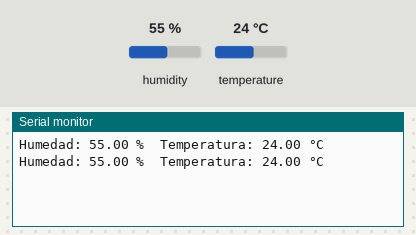
A sketch run on a simulated Arduino Uno, built with avr-gcc and run on an emulated ATmega328P. On the bench: the last lines printed to the serial monitor. The test bench sets the inputs (shaded band); at power-on: humidity 55 %, temperature 24 °C.

Above: at 4.8 s.
4.9 s: humidity set to 22 %
At 7.3 s:
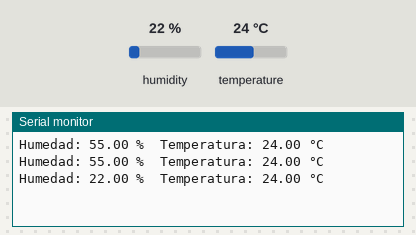
7.9 s: temperature set to 12 °C
At 8.5 s:
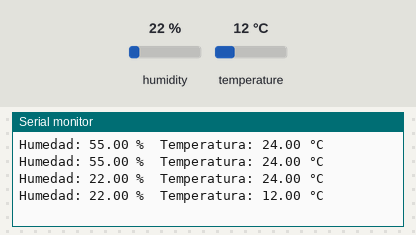
10.9 s: humidity set to 40 %
At 13.4 s:
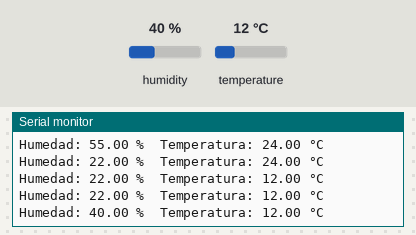
Timing chart, 0 to 14.9 s (numbered marks = the images above; inputs shaded):
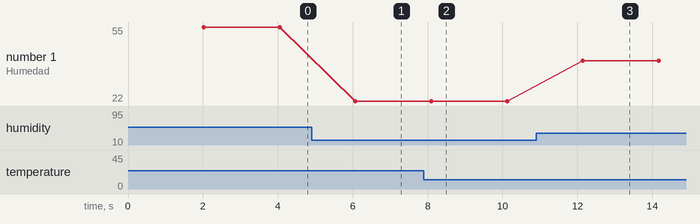

The sketch:

temp-hume.ino
```cpp
#include <DHT.h>

#define DHTPIN 2        // Pin de datos conectado al DHT11 (puedes cambiar este pin)
#define DHTTYPE DHT11   // Definimos el tipo de sensor DHT11

DHT dht(DHTPIN, DHTTYPE);  // Inicializamos el sensor

void setup() {
  Serial.begin(9600);      // Inicia la comunicación serial
  dht.begin();             // Inicia el sensor
}

void loop() {
  delay(2000);  // Espera 2 segundos entre lecturas

  // Leer la humedad y la temperatura
  float humedad = dht.readHumidity();
  float temperatura = dht.readTemperature();

  // Verificar si las lecturas son válidas
  if (isnan(humedad) || isnan(temperatura)) {
    Serial.println("Error obteniendo los datos del sensor DHT11");
    return;
  }

  // Mostrar los resultados
  Serial.print("Humedad: ");
  Serial.print(humedad);
  Serial.print(" %\t");

  Serial.print("Temperatura: ");
  Serial.print(temperatura);
  Serial.println(" °C");
}
```

Measured:
- after the input at 4.9 s, the serial monitor: prints a new line after 1.2 s (image 1)
- after the input at 7.9 s, the serial monitor: prints a new line after 0.20 s (image 2)
- after the input at 10.9 s, the serial monitor: prints a new line after 1.2 s (image 3)
- plotted number 1: 55 → 22 after the input at 4.9 s, 22 → 40 after the input at 10.9 s
